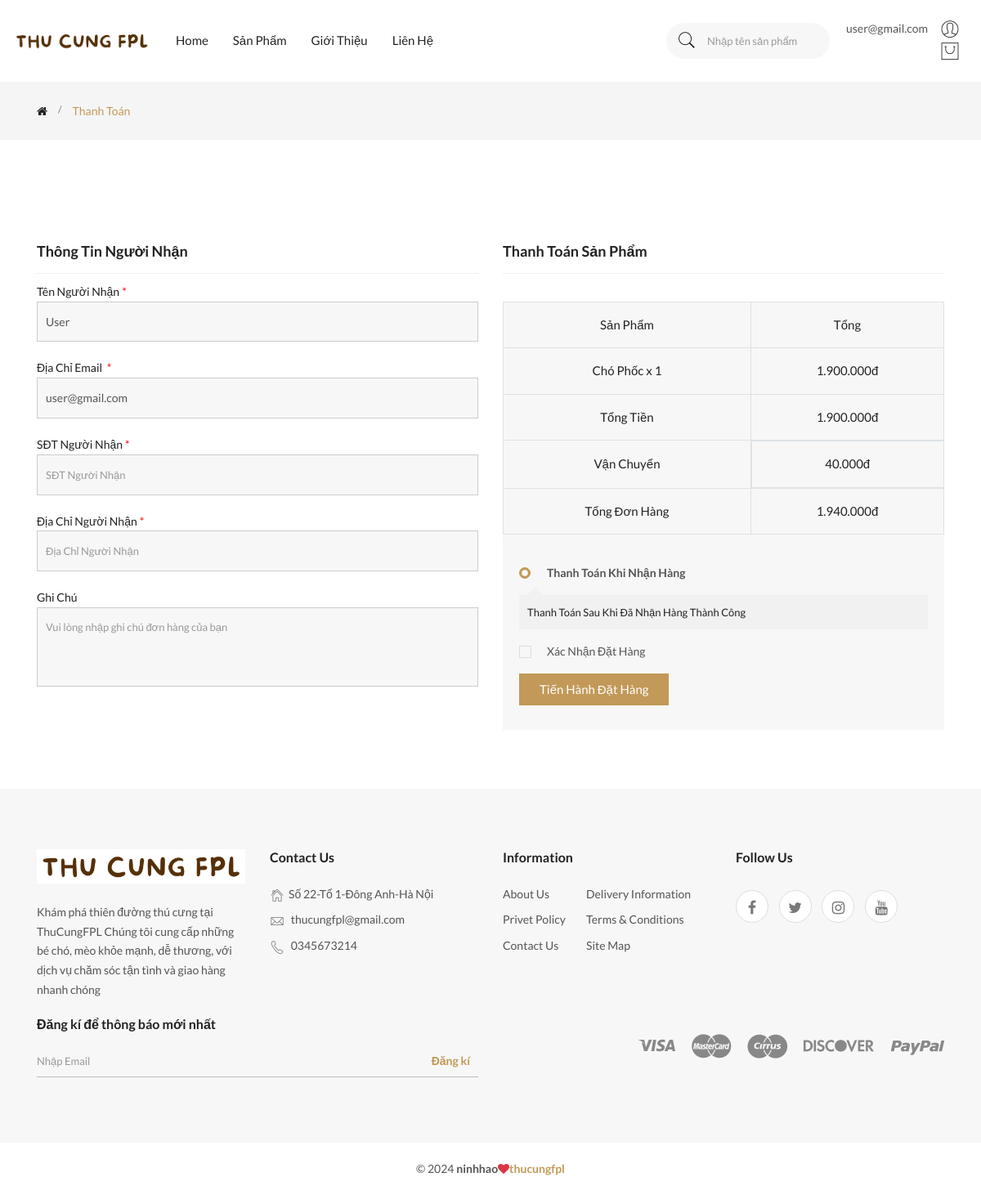
Before: /?act=thanh-toan (signed in) with the older database file.
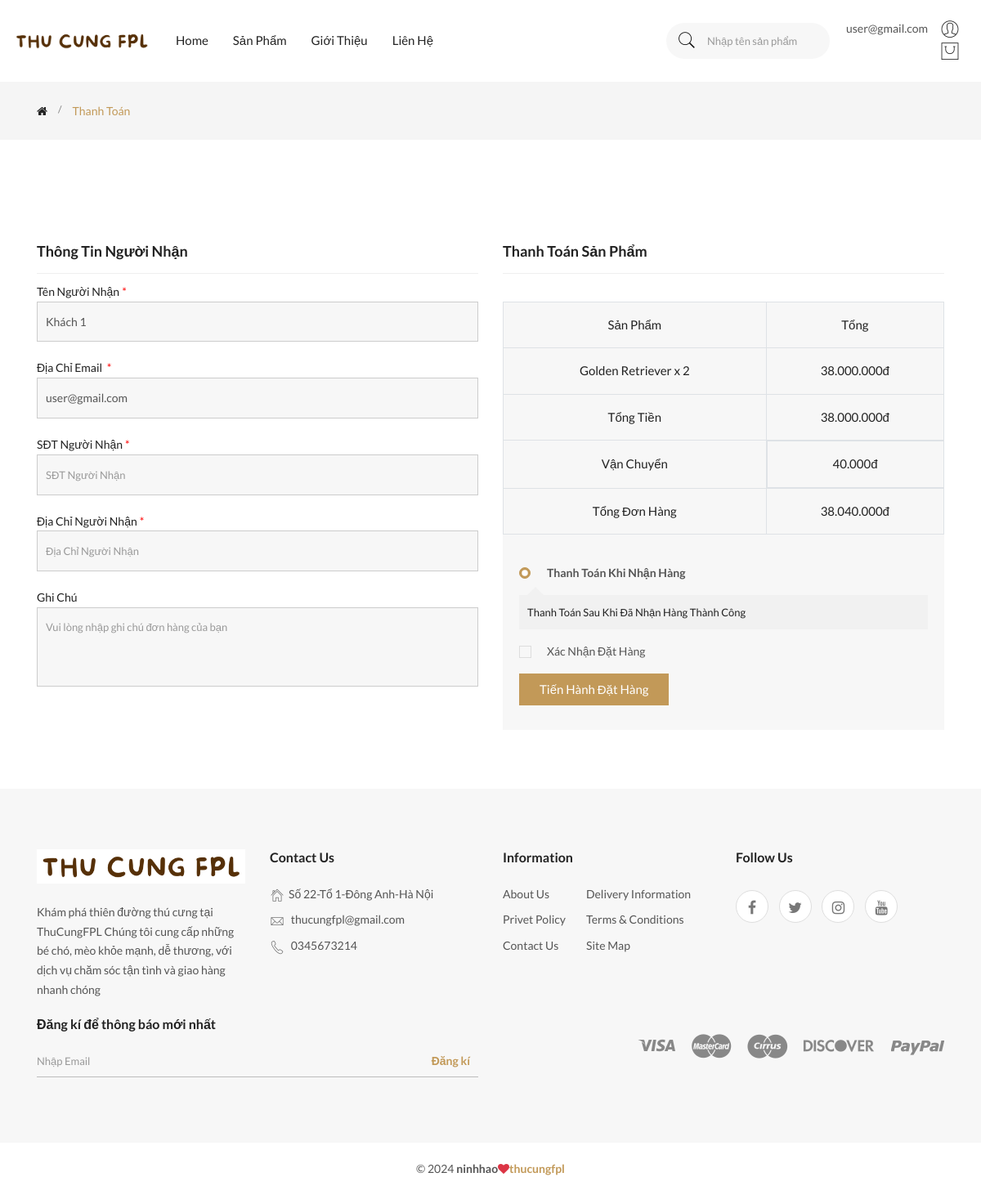
After: the same page with the newer database file.
### tables this page shows
CREATE TABLE `tai_khoans` (
  `id` int NOT NULL,
  `ho_ten` varchar(255) NOT NULL,
  `anh_dai_dien` varchar(255) DEFAULT NULL,
  `ngay_sinh` date DEFAULT NULL,
  `email` varchar(255) NOT NULL,
  `so_dien_thoai` varchar(10) DEFAULT NULL,
  `gioi_tinh` tinyint(1) NOT NULL DEFAULT '1',
  `dia_chi` text,
  `mat_khau` varchar(255) DEFAULT NULL,
  `chuc_vu_id` int DEFAULT NULL,
  `trang_thai` tinyint(1) NOT NULL DEFAULT '1'
);

CREATE TABLE `chi_tiet_gio_hangs` (
  `id` int NOT NULL,
  `gio_hang_id` int NOT NULL,
  `san_pham_id` int NOT NULL,
  `so_luong` int NOT NULL
);

CREATE TABLE `san_phams` (
  `id` int NOT NULL,
  `ten_san_pham` varchar(255) NOT NULL,
  `gia_san_pham` decimal(10,2) NOT NULL,
  `gia_khuyen_mai` decimal(10,2) DEFAULT NULL,
  `hinh_anh` varchar(255) DEFAULT NULL,
  `so_luong` int NOT NULL,
  `luot_xem` int DEFAULT '0',
  `ngay_nhap` date NOT NULL,
  `mo_ta` text,
  `danh_muc_id` int NOT NULL,
  `trang_thai` tinyint NOT NULL DEFAULT '1'
);

### index.php (called while the page is built, shortened)
<?php
require_once './commons/function.php';
require_once './controllers/HomeController.php';
require_once './models/TaiKhoan.php';
require_once './models/GioHang.php';
$act = $_GET['act'] ?? '/';
match ($act) {
    '/' => (new HomeController())->home(),
    'chi-tiet-san-pham' => (new HomeController())->chiTietSanPham(),
    'san-pham' => (new HomeController())->sanPham(),
    'login' => (new HomeController())->formLogin(),
    'check-login' => (new HomeController())->postLogin(),
    'register' => (new HomeController())->formRegister(),
    'check-register' => (new HomeController())->postRegister(),
    'logout' => (new HomeController())->logout(),
    'them-gio-hang' => (new HomeController())->addGioHang(),
    'gio-hang' => (new HomeController())->gioHang(),
    'thanh-toan' => (new HomeController())->thanhToan(),
    'xu-ly-thanh-toan' => (new HomeController())->postthanhToan(),
    'huy-don-hang' => (new HomeController())->huyDonHang(),
    'lien-he' => (new HomeController())->lienHe(),
    'gioi-thieu' => (new HomeController())->gioiThieu(),
    'tai-khoan' => (new HomeController())->taiKhoan(),
    'chi-tiet-don-hang' => (new HomeController())->chiTietDonHang(),
};

### commons/function.php (called while the page is built, shortened)
<?php
function connectDB()
{
    $host = DB_HOST;
    $port = DB_PORT;
    $dbname = DB_NAME;
    try {
        $conn = new PDO("mysql:host=$host;port=$port;dbname=$dbname", DB_USERNAME, DB_PASSWORD);
        $conn->setAttribute(PDO::ATTR_ERRMODE, PDO::ERRMODE_EXCEPTION);
        $conn->setAttribute(PDO::ATTR_DEFAULT_FETCH_MODE, PDO::FETCH_ASSOC);
        return $conn;
    } catch (PDOException $e) {
        echo ("Connection failed: " . $e->getMessage());
    }
}
function fomatPrice($price)
{
    return number_format($price, 0, ',', '.');
}

### models/TaiKhoan.php (called while the page is built, shortened)
<?php
class TaiKhoan
{
    public $conn;
    public function __construct()
    {
        $this->conn = connectDB();
    }
    public function getTaiKhoanFromEmail($email)
    {
        try {
            $sql = "SELECT * FROM tai_khoans WHERE email = :email";
            $stmt = $this->conn->prepare($sql);
            $stmt->execute([
                ':email' => $email
            ]);
            return $stmt->fetch();
        } catch (\Exception $e) {
            echo 'Lỗi' . $e->getMessage();
        }
    }
}

### models/GioHang.php (called while the page is built, shortened)
<?php
class GioHang
{
    public $conn;
    public function __construct()
    {
        $this->conn = connectDB();
    }
    public function getGioHangFromUser($id)
    {
        try {
            $sql = "SELECT * FROM gio_hangs WHERE tai_khoan_id = :tai_khoan_id";
            $stmt = $this->conn->prepare($sql);
            $stmt->execute([':tai_khoan_id' => $id]);
            return $stmt->fetch();
        } catch (Exception $e) {
            echo 'Lỗi' . $e->getMessage();
        }
    }
    public function getDetailGioHangFromId($id)
    {
        try {
            $sql = "SELECT chi_tiet_gio_hangs.*, san_phams.ten_san_pham , san_phams.hinh_anh, san_phams.gia_san_pham,san_phams.gia_khuyen_mai
            FROM chi_tiet_gio_hangs INNER JOIN san_phams ON chi_tiet_gio_hangs.san_pham_id = san_phams.id
            WHERE chi_tiet_gio_hangs.gio_hang_id = :gio_hang_id";
            $stmt = $this->conn->prepare($sql);
            $stmt->execute([':gio_hang_id' => $id]);
            return $stmt->fetchAll();
        } catch (Exception $e) {
            echo 'Lỗi' . $e->getMessage();
        }
    }
}

### views/thanhToan.php (shortened to what the changed rows need)
<?php require_once 'layout/header.php'; ?>
<?php require_once 'layout/menu.php'; ?>
<main>
    <div class="breadcrumb-area">
        <div class="container">
            <div class="row">
                <div class="col-12">
                    <div class="breadcrumb-wrap">
                        <nav aria-label="breadcrumb">
                            <ul class="breadcrumb">
                                <li class="breadcrumb-item"><a href="<?= BASE_URL ?>"><i class="fa fa-home"></i></a>
                                </li>
                                <li class="breadcrumb-item active" aria-current="page">Thanh Toán</li>
                            </ul>
                        </nav>
                    </div>
                </div>
            </div>
        </div>
    </div>
    <div class="checkout-page-wrapper section-padding">
        <div class="container">
            <div class="row">
                <div class="col-12">
                </div>
            </div>
            <form action="<?= BASE_URL . "?act=xu-ly-thanh-toan" ?>" method="POST">
                <div class="row">
                    <div class="col-lg-6">
                        <div class="checkout-billing-details-wrap">
                            <h5 class="checkout-title">Thông Tin Người Nhận</h5>
                            <div class="billing-form-wrap">
                                <div class="single-input-item">
                                    <label for="ten_nguoi_nhan" class="required">Tên Người Nhận</label>
                                    <input type="text" id="ten_nguoi_nhan" name="ten_nguoi_nhan"
                                        value="<?= $user['ho_ten'] ?>" placeholder="Tên Người Nhận" required />
                                </div>
                                <div class="single-input-item">
                                    <label for="email" class="required">Địa Chỉ Email </label>
                                    <input type="email" id="email_nguoi_nhan" name="email_nguoi_nhan"
                                        value="<?= $user['email'] ?>" placeholder="Địa Chỉ Email" required />
                                </div>
                                <div class="single-input-item">
                                    <label for="sdt_nguoi_nhan" class="required">SĐT Người Nhận</label>
                                    <input type="text" id="sdt_nguoi_nhan" name="sdt_nguoi_nhan"
                                        value="<?= isset($_SESSION['old_data']['sdt_nguoi_nhan']) ? $_SESSION['old_data']['sdt_nguoi_nhan'] : '' ?>"
                                        placeholder="SĐT Người Nhận" />
                                </div>
                                <div class="single-input-item">
                                    <label for="dia_chi_nguoi_nhan" class="required">Địa Chỉ Người Nhận</label>
                                    <input type="text" id="dia_chi_nguoi_nhan" name="dia_chi_nguoi_nhan"
                                        value="<?= isset($_SESSION['old_data']['dia_chi_nguoi_nhan']) ? $_SESSION['old_data']['dia_chi_nguoi_nhan'] : '' ?>"
                                        placeholder="Địa Chỉ Người Nhận" />
                                </div>
                                <div class="single-input-item">
                                    <label for="ghi_chu">Ghi Chú</label>
                                    <textarea name="ghi_chu" id="ghi_chu" cols="30" rows="3"
                                        placeholder="Vui lòng nhập ghi chú đơn hàng của bạn"></textarea>
                                </div>
                            </div>
                        </div>
                    </div>
                    <div class="col-lg-6">
                        <div class="order-summary-details">
                            <h5 class="checkout-title">Thanh Toán Sản Phẩm</h5>
                            <div class="order-summary-content">
                                <div class="order-summary-table table-responsive text-center">
                                    <table class="table table-bordered">
                                        <thead>
                                            <tr>
                                                <th>Sản Phẩm</th>
                                                <th>Tổng</th>
                                            </tr>
                                        </thead>
                                        <tbody>
                                            <?php
                                            $tongGioHang = 0;
                                            foreach ($chi_tiet_gio_hang as $key => $sanPham):
                                                ?>
                                                <tr>
                                                    <td><a href=""><?= $sanPham['ten_san_pham'] ?> <strong> x
                                                                <?= $sanPham['so_luong'] ?></strong></a>
                                                    </td>
                                                    <td>
                                                        <?php
                                                        $tong_tien = 0;
                                                        if ($sanPham['gia_khuyen_mai']) {
                                                            $tong_tien = $sanPham['gia_khuyen_mai'] * $sanPham['so_luong'];
                                                        } else {
                                                            $tong_tien = $sanPham['gia_san_pham'] * $sanPham['so_luong'];
                                                        }
                                                        $tongGioHang += $tong_tien;
                                                        echo fomatPrice($tong_tien) . 'đ';
                                                        ?>
                                                    </td>
                                                </tr>
                                            <?php endforeach ?>
                                        </tbody>
                                        <tfoot>
                                            <tr>
                                                <td>Tổng Tiền</td>
                                                <td><strong><?= fomatPrice($tongGioHang) . 'đ' ?></strong></td>
                                            </tr>
                                            <tr>
                                                <td>Vận Chuyển</td>
                                                <td class="d-flex justify-content-center">
                                                    <strong>40.000đ</strong>
                                                </td>
                                            </tr>
                                            <tr>
                                                <td>Tổng Đơn Hàng</td>
                                                <td><strong><?= fomatPrice($tongGioHang + 40000) . 'đ' ?></strong></td>
                                            </tr>
                                        </tfoot>
                                    </table>
                                </div>
                                <div class="order-payment-method">
                                    <div class="single-payment-method show">
                                        <div class="payment-method-name">
                                            <div class="custom-control custom-radio">
                                                <label class="custom-control-label" for="cashon">Thanh Toán Khi Nhận
                                                    Hàng</label>
                                            </div>
                                        </div>
                                        <div class="payment-method-details" data-method="cash">
                                            <p>Thanh Toán Sau Khi Đã Nhận Hàng Thành Công</p>
                                        </div>
                                    </div>
                                    <div class="summary-footer-area">
                                        <div class="custom-control custom-checkbox mb-20">
                                            <label class="custom-control-label" for="terms">Xác Nhận Đặt Hàng </label>
                                        </div>
                                        <button type="submit" class="btn btn-sqr">Tiến Hành Đặt Hàng</button>
                                    </div>
                                </div>
                            </div>
                        </div>
                    </div>
                </div>
            </form>
        </div>
    </div>
</main>
<?php require_once "layout/footer.php"; ?>

Changed rows visible on the page:
removed chi_tiet_gio_hangs: san_pham.ten_san_pham "Chó Phốc", so_luong "1", fomatPrice($tong_tien) "1.900.000"
changed tai_khoans "user@gmail.com": ten_nguoi_nhan "User" → "Khách 1"
added chi_tiet_gio_hangs: san_pham.ten_san_pham "Golden Retriever", so_luong "2", fomatPrice($tong_tien) "38.000.000"
Other visible differences:
fomatPrice($tongGioHang): "1.900.000" → "38.000.000"
fomatPrice($tongGioHang + 40000): "1.940.000" → "38.040.000"
